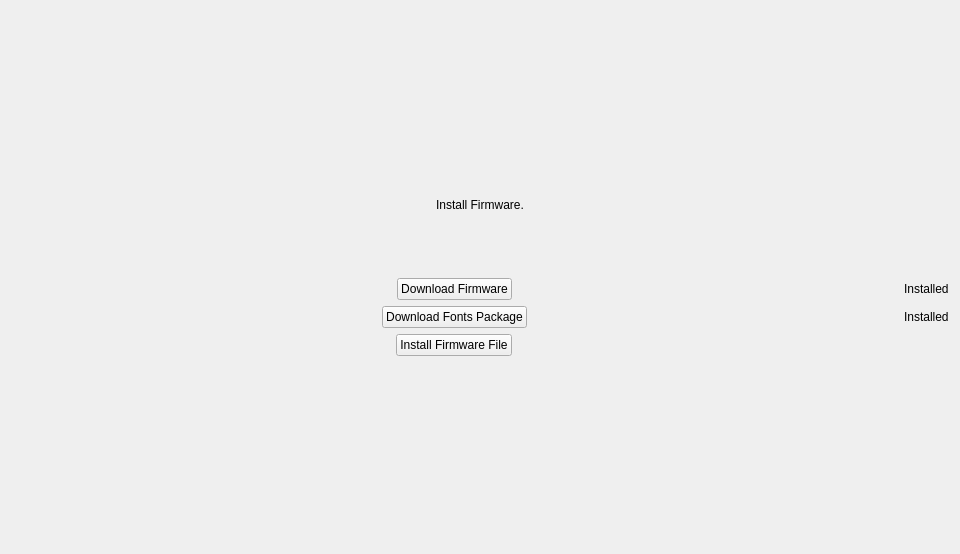
<?xml version="1.0" encoding="UTF-8"?>
<ui version="4.0">
 <class>InstallFirmwarePage</class>
 <widget class="QWizardPage" name="InstallFirmwarePage">
  <property name="geometry">
   <rect>
    <x>0</x>
    <y>0</y>
    <width>960</width>
    <height>554</height>
   </rect>
  </property>
  <property name="windowTitle">
   <string>WizardPage</string>
  </property>
  <layout class="QGridLayout" name="gridLayout">
   <item row="6" column="1">
    <widget class="QLabel" name="installed_fonts_status">
     <property name="text">
      <string>Installed</string>
     </property>
    </widget>
   </item>
   <item row="8" column="0">
    <spacer name="verticalSpacer">
     <property name="orientation">
      <enum>Qt::Vertical</enum>
     </property>
     <property name="sizeHint" stdset="0">
      <size>
       <width>20</width>
       <height>40</height>
      </size>
     </property>
    </spacer>
   </item>
   <item row="6" column="0" alignment="Qt::AlignHCenter">
    <widget class="QPushButton" name="download_font_package_button">
     <property name="text">
      <string>Download Fonts Package</string>
     </property>
    </widget>
   </item>
   <item row="3" column="0">
    <spacer name="horizontalSpacer_2">
     <property name="orientation">
      <enum>Qt::Horizontal</enum>
     </property>
     <property name="sizeHint" stdset="0">
      <size>
       <width>40</width>
       <height>20</height>
      </size>
     </property>
    </spacer>
   </item>
   <item row="5" column="0" alignment="Qt::AlignHCenter">
    <widget class="QPushButton" name="download_firmware_button">
     <property name="text">
      <string>Download Firmware</string>
     </property>
    </widget>
   </item>
   <item row="4" column="0">
    <spacer name="horizontalSpacer">
     <property name="orientation">
      <enum>Qt::Horizontal</enum>
     </property>
     <property name="sizeHint" stdset="0">
      <size>
       <width>40</width>
       <height>20</height>
      </size>
     </property>
    </spacer>
   </item>
   <item row="1" column="0" colspan="2" alignment="Qt::AlignHCenter">
    <widget class="QLabel" name="page_name">
     <property name="text">
      <string>Install Firmware.</string>
     </property>
    </widget>
   </item>
   <item row="0" column="0">
    <spacer name="verticalSpacer_2">
     <property name="orientation">
      <enum>Qt::Vertical</enum>
     </property>
     <property name="sizeHint" stdset="0">
      <size>
       <width>20</width>
       <height>40</height>
      </size>
     </property>
    </spacer>
   </item>
   <item row="2" column="0">
    <spacer name="horizontalSpacer_3">
     <property name="orientation">
      <enum>Qt::Horizontal</enum>
     </property>
     <property name="sizeHint" stdset="0">
      <size>
       <width>40</width>
       <height>20</height>
      </size>
     </property>
    </spacer>
   </item>
   <item row="5" column="1">
    <widget class="QLabel" name="installed_firmware_status">
     <property name="text">
      <string>Installed</string>
     </property>
    </widget>
   </item>
   <item row="7" column="0" alignment="Qt::AlignHCenter">
    <widget class="QPushButton" name="install_firmware_file_button">
     <property name="text">
      <string>Install Firmware File</string>
     </property>
    </widget>
   </item>
  </layout>
 </widget>
 <resources/>
 <connections/>
</ui>
